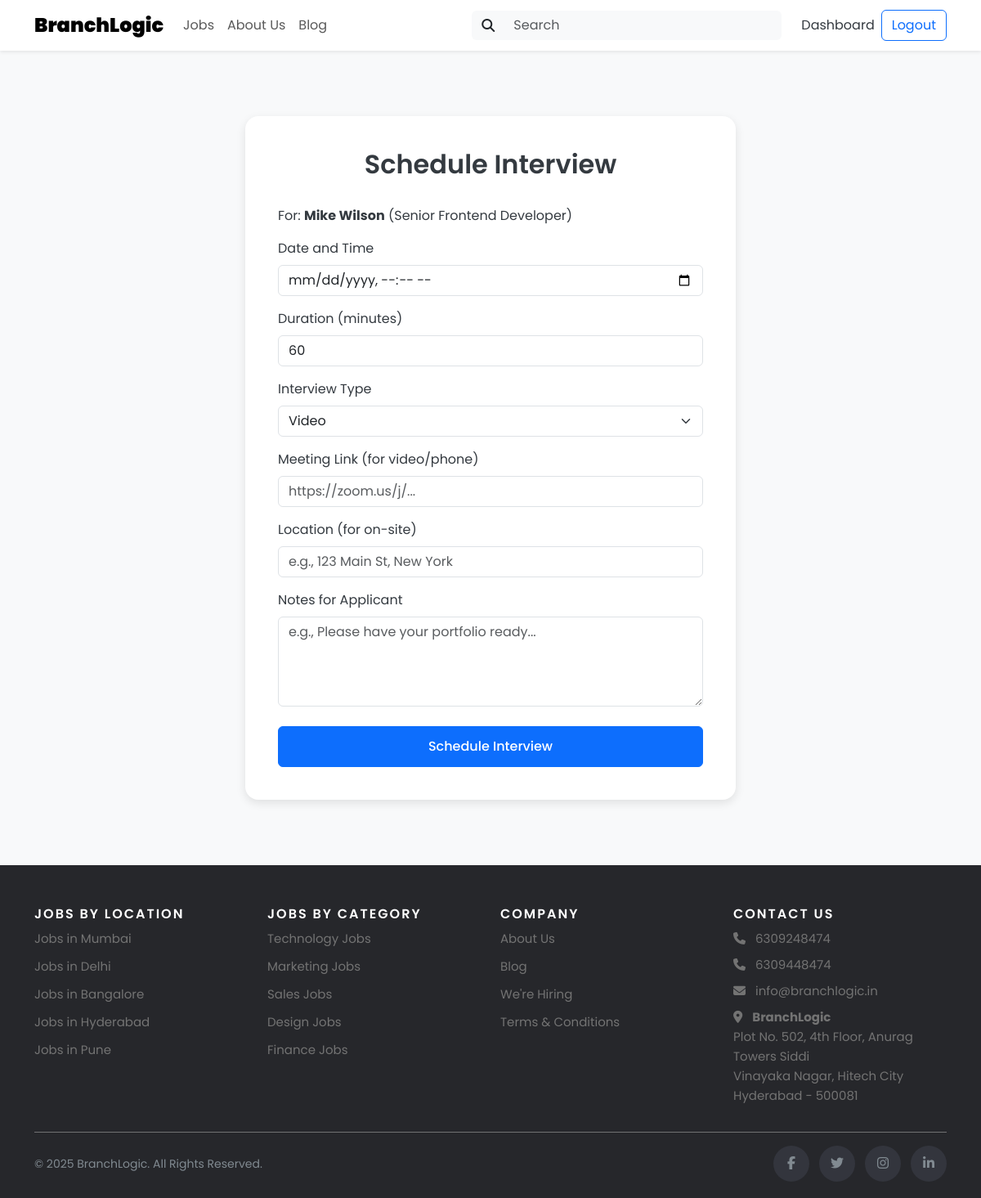
The app's page /schedule_interview/2 (signed in) with its own data.
### app.py (models this page shows)
class Application(db.Model):
    id = db.Column(db.Integer, primary_key=True)
    job_id = db.Column(db.Integer, db.ForeignKey('job.id', name='fk_application_job'), nullable=False)
    job = db.relationship('Job', backref='applications')
    job_title = db.Column(db.String(200), nullable=False)
    applicant_id = db.Column(db.Integer, db.ForeignKey('user.id'), name='fk_application_applicant', nullable=False)
    applicant = db.relationship('User', foreign_keys=[applicant_id], backref='applications_as_applicant')
    applicant_name = db.Column(db.String(200), nullable=False)
    applicant_email = db.Column(db.String(200), nullable=False)
    employer_id = db.Column(db.Integer, db.ForeignKey('user.id'), name='fk_application_employer', nullable=False)
    employer = db.relationship('User', foreign_keys=[employer_id], backref='applications_as_employer')
    user_id = db.Column(db.Integer, db.ForeignKey('user.id'))
    user = db.relationship('User', foreign_keys=[user_id], backref='applications_as_user')
    resume = db.Column(db.String(200))
    drive_link = db.Column(db.String(500))  # Google Drive link ✅
    cover_letter = db.Column(db.Text)
    status = db.Column(db.String(20), default='new')  # new, reviewing, shortlisted, rejected, hired
    notes = db.Column(db.Text)  # Employer notes about the application
    rating = db.Column(db.Integer)  # 1-5 rating
    applied_at = db.Column(db.DateTime, default=datetime.utcnow)
    created_at = db.Column(db.DateTime, default=datetime.utcnow)
    updated_at = db.Column(db.DateTime, default=datetime.utcnow, onupdate=datetime.utcnow)

### app.py (the view, shortened to what this page needs)
@app.route('/schedule_interview/<int:application_id>', methods=['GET', 'POST'])
@login_required
def schedule_interview(application_id):
    application = Application.query.get_or_404(application_id)
    if current_user.role != 'admin' and application.employer_id != current_user.id:
        flash('You do not have permission to schedule this interview.', 'error')
        return redirect(url_for('dashboard'))
    from datetime import timedelta
    min_dt = datetime.utcnow() + timedelta(hours=1)
    min_dt_str = min_dt.strftime('%Y-%m-%dT%H:%M')
    return render_template('schedule_interview.html', application=application, min_dt_str=min_dt_str)

### app.py (called while the page is built, shortened)
@app.context_processor
def inject_now():
    return {'now': datetime.utcnow}

@login_manager.user_loader
def load_user(user_id):
    return User.query.get(int(user_id))

### templates/schedule_interview.html (shortened to what this page needs)
{% extends "base.html" %}
{% block content %}
<div class="container py-5">
    <div class="form-container" style="max-width: 600px;">
        <h2>Schedule Interview</h2>
        <p>For: <strong>{{ application.applicant_name }}</strong> ({{ application.job_title }})</p>
        <form method="POST" action="{{ url_for('schedule_interview', application_id=application.id) }}">
            <div class="mb-3">
                <label for="scheduled_at" class="form-label">Date and Time</label>
                <input type="datetime-local" class="form-control" id="scheduled_at" name="scheduled_at" required min="{{ min_dt_str }}">
            </div>
            <div class="mb-3">
                <label for="duration" class="form-label">Duration (minutes)</label>
                <input type="number" class="form-control" id="duration" name="duration" value="60" required>
            </div>
            <div class="mb-3">
                <label for="interview_type" class="form-label">Interview Type</label>
                <select class="form-select" id="interview_type" name="interview_type">
                    <option value="video" selected>Video</option>
                </select>
            </div>
            <div class="mb-3">
                <label for="meeting_link" class="form-label">Meeting Link (for video/phone)</label>
                <input type="url" class="form-control" id="meeting_link" name="meeting_link" placeholder="https://zoom.us/j/...">
            </div>
             <div class="mb-3">
                <label for="location" class="form-label">Location (for on-site)</label>
                <input type="text" class="form-control" id="location" name="location" placeholder="e.g., 123 Main St, New York">
            </div>
            <div class="mb-4">
                <label for="notes" class="form-label">Notes for Applicant</label>
                <textarea class="form-control" id="notes" name="notes" rows="4" placeholder="e.g., Please have your portfolio ready..."></textarea>
            </div>
            <div class="d-grid">
                <button type="submit" class="btn btn-primary">Schedule Interview</button>
            </div>
        </form>
    </div>
</div>
{% endblock %}

### static/css/style.css (style rules this page uses)
body { font-family: 'Poppins', sans-serif; background-color: #f8f9fa; color: #343a40; }
h1, h2, h3, h4, h5, h6 { font-weight: 600; }
.btn-primary { background-color: #0d6efd; border-color: #0d6efd; padding: 0.75rem 1.25rem; font-weight: 500; transition: all 0.3s ease; }
.form-container { max-width: 500px; margin: 2rem auto; padding: 2.5rem; background: #fff; border-radius: 1rem; box-shadow: 0 4px 12px rgba(0,0,0,0.1); }
.form-container h2 { margin-bottom: 2rem; text-align: center; }

### records on screen
Application: applicant_name "Mike Wilson", job_title "Senior Frontend Developer"
